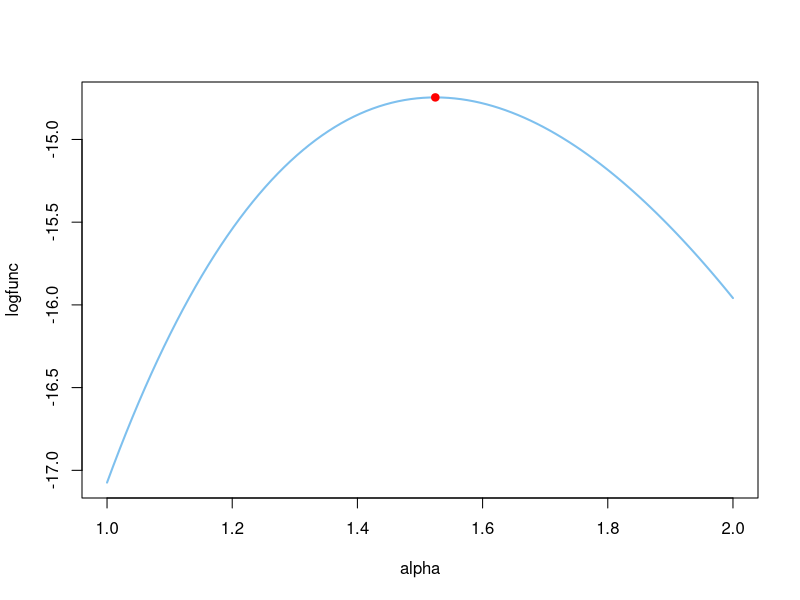

Source code (R):
X = c(3.051,0.704,3.511,2.266,3.189,1.099,0.738,1.868,0.522,2.731)

f = function(X,alpha){
  1/2 * alpha^3 * X^2 * exp(-alpha*X)
}

loglikelihood = function(alpha){
  sum(log(f(X,alpha)))
}

alpha = seq(from = 1, to = 2, length.out = 100)
logfunc = rep(1,100)
for(i in 1:100){
  logfunc[i] = loglikelihood(alpha[i])
}

plot(alpha, logfunc, type = 'l', col = 'skyblue2', pch = 19, lwd = 2)

alpha_MLE = 3 / mean(X)
points(alpha_MLE, loglikelihood(alpha_MLE), col = 'red',pch = 19)